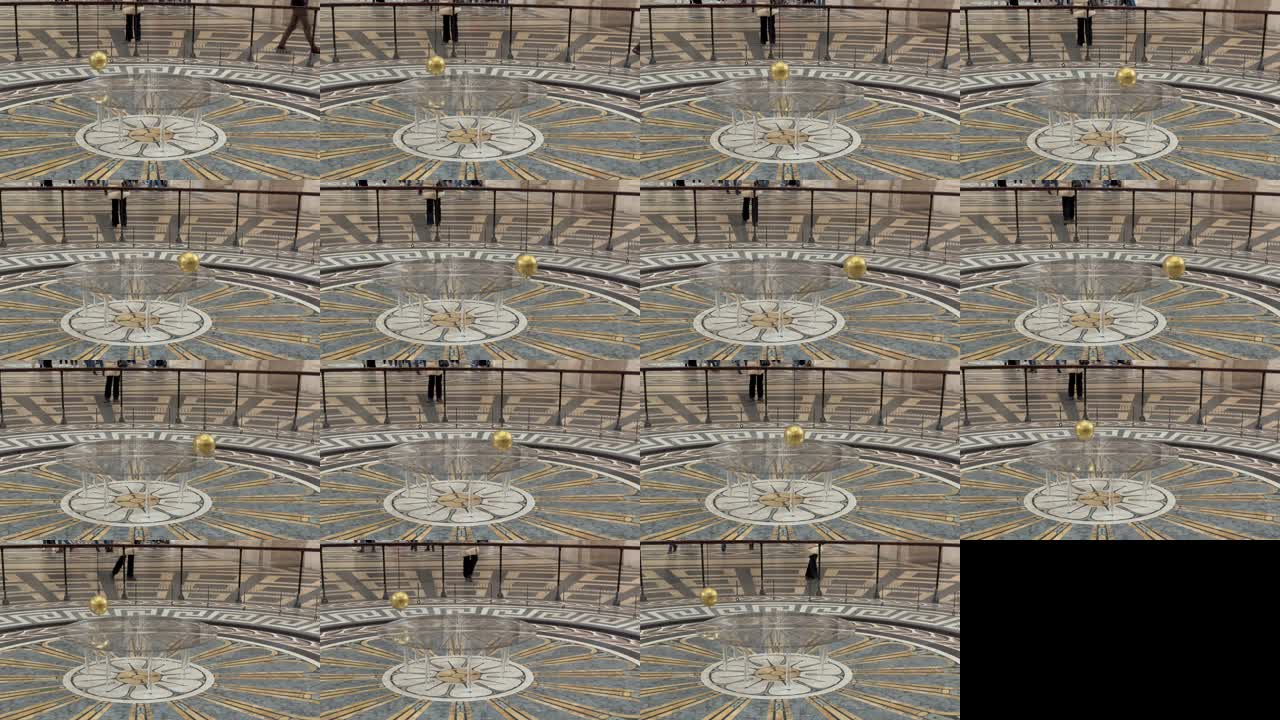
#> input picture evidence/clips/PD02-contact.jpg, 1280 x 720 px, given in place of BN02.webm, which was not available
$ python s02c_v3_analysis.py out.png
#> lines starting #> are read from the running program, lines starting #| are printed output that depends on the picture; after the words box and inside, x2 and y2 are one past the last pixel; in counts of white or black regions, pixels touching at a corner belong together; pictures that were not available may be replaced by others from this repository, and a replacement may not be noted
"""S02c v3 original-frame probe (BN02 green-ball mask, PJ01 motion blobs). Evidence only; not calibration.
Usage: python evidence/clips/s02c_v3_analysis.py OUTPUT_DIR"""
import csv, json, sys
from pathlib import Path
import cv2, numpy as np
OUT=Path(sys.argv[1]); OUT.mkdir(parents=True, exist_ok=True)
ROOT=Path(__file__).resolve().parents[2]
res={}
# BN02: HSV green mask per decoded frame
cap=cv2.VideoCapture(str(ROOT/'test-data/public/BN02.webm')); i=0; rows=[]
while True:
    ok,f=cap.read()
#> f is the input picture: shape (720, 1280, 3); mean B, G, R 106.3, 117.7, 125
    if not ok: break
    s=cv2.resize(f,(480,270)); h=cv2.cvtColor(s,cv2.COLOR_BGR2HSV)
#> after `s = cv2.resize(f, (480, 270))`:
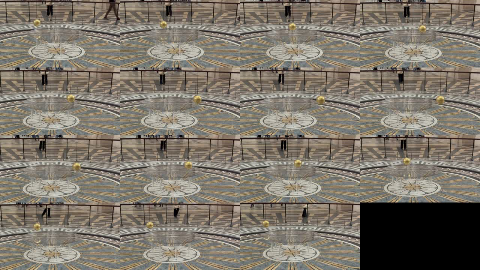
#> s: shape (270, 480, 3); mean B, G, R 106.2, 117.7, 125
#> after `h = cv2.cvtColor(s, cv2.COLOR_BGR2HSV)`: h: shape (270, 480, 3); mean H, S, V 23.9, 39.9, 125.5
    m=cv2.inRange(h,(30,80,60),(55,255,255))
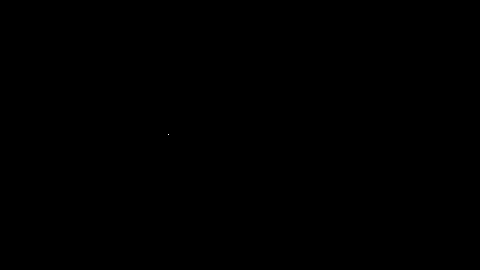
#> m: shape (270, 480); 0% white in thin lines or dots, all inside (x1, y1, x2, y2) = (168, 134, 169, 135)
    ys,xs=np.nonzero(m); a=len(xs)
#> after `ys, xs = np.nonzero(m)`: ys = [134]; xs = [168]
#> after `a = len(xs)`: a = 1
    rows.append([i,cap.get(cv2.CAP_PROP_POS_MSEC)/1000,a,float(xs.mean()) if a else '',int(ys.max()) if a else '',int(ys.min()) if a else ''])
    i+=1
with (OUT/'BN02-mask.csv').open('w',newline='') as fh:
    w=csv.writer(fh); w.writerow(['frame','pts_s','green_px','cx','bottom_y','top_y']); w.writerows(rows)
res['BN02']={'frames':i,'rows_with_mask':sum(1 for r in rows if r[2]>2000)}
# PJ01: frame-difference small-blob detections
cap=cv2.VideoCapture(str(ROOT/'test-data/public/PJ01.webm')); prev=None; i=0; det=[]
while True:
    ok,f=cap.read()
    if not ok: break
    g=cv2.GaussianBlur(cv2.cvtColor(f,cv2.COLOR_BGR2GRAY),(3,3),0)
    if prev is not None:
        d=cv2.threshold(cv2.absdiff(g,prev),25,255,cv2.THRESH_BINARY)[1]
        n,_,st,cen=cv2.connectedComponentsWithStats(d)
        tot=int(d.sum()//255)
        small=[(float(cen[k][0]),float(cen[k][1]),int(st[k][4])) for k in range(1,n) if 3<=st[k][4]<=150]
        det.append([i,cap.get(cv2.CAP_PROP_POS_MSEC)/1000,tot,len(small),json.dumps(small[:5])])
    prev=g; i+=1
with (OUT/'PJ01-diff.csv').open('w',newline='') as fh:
    w=csv.writer(fh); w.writerow(['frame','pts_s','changed_px','small_blobs','first5']); w.writerows(det)
res['PJ01']={'frames':i}
print(json.dumps(res))

$ run again, on evidence/clips/PD03-contact.jpg
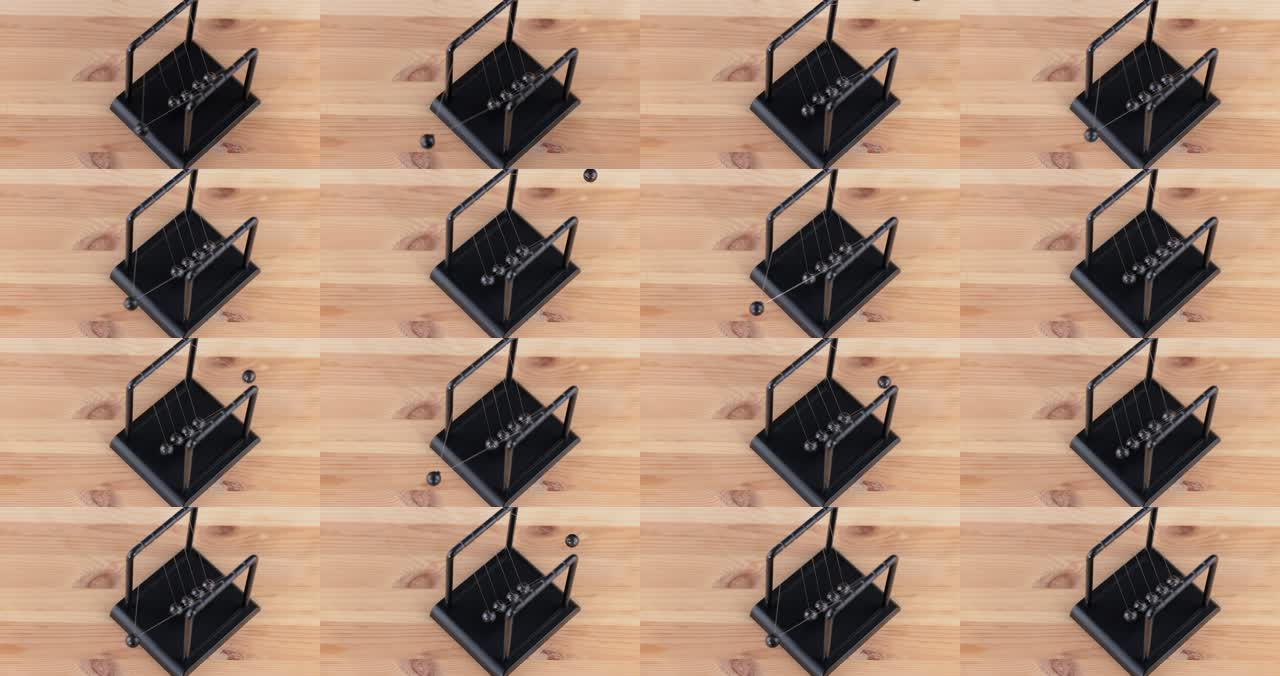
#> input picture evidence/clips/PD03-contact.jpg, 1280 x 676 px, given in place of BN02.webm, which was not available
#> f is the input picture: shape (676, 1280, 3); mean B, G, R 116.9, 138, 169.4
#> `s = cv2.resize(f, (480, 270))`:
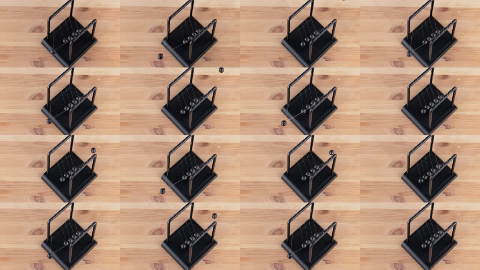
#> s: shape (270, 480, 3); mean B, G, R 116.8, 137.9, 169.3
#> h: shape (270, 480, 3); mean H, S, V 32.6, 77.3, 170.3
#> m: shape (270, 480); every value is 0
#> ys = empty array
#> a = 0

$ run again, on evidence/clips/RM04-contact.jpg
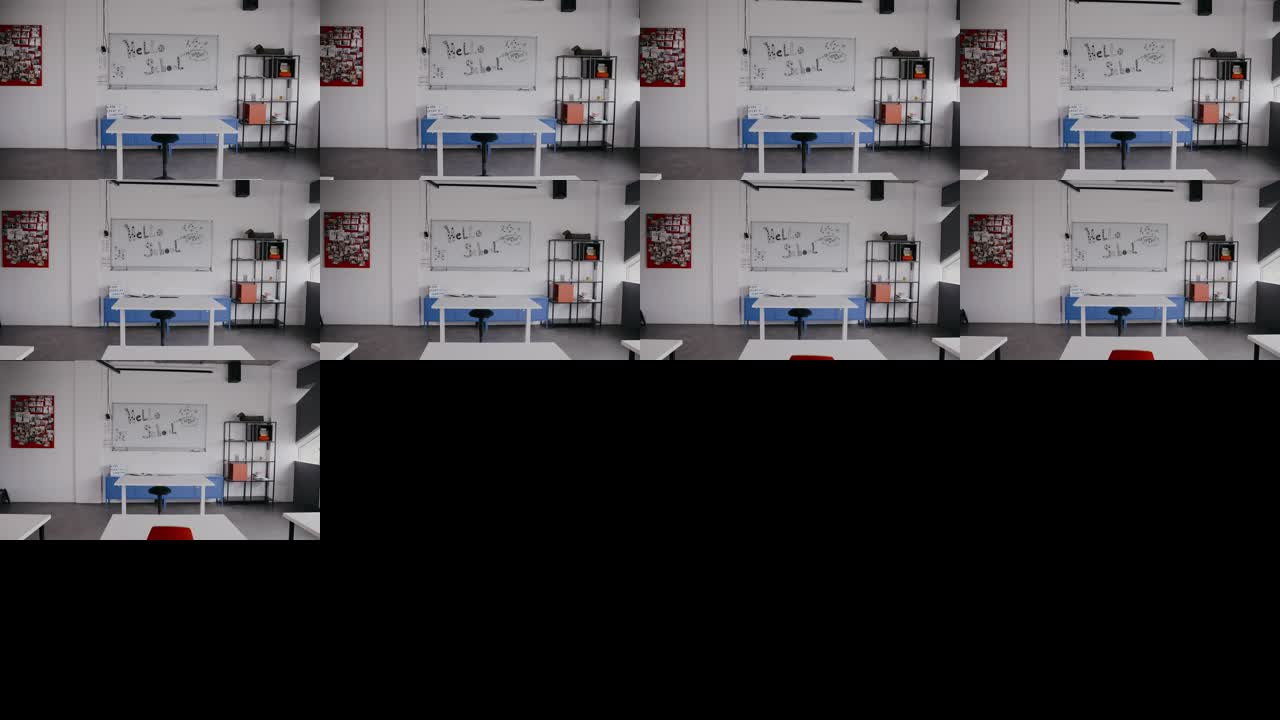
#> input picture evidence/clips/RM04-contact.jpg, 1280 x 720 px, given in place of BN02.webm, which was not available
#> f is the input picture: shape (720, 1280, 3); mean B, G, R 74, 71.6, 73.8
#> `s = cv2.resize(f, (480, 270))`:
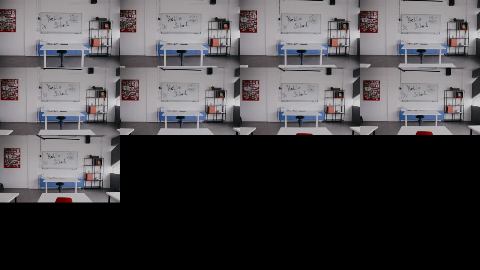
#> s: shape (270, 480, 3); mean B, G, R 73.9, 71.5, 73.7
#> h: shape (270, 480, 3); mean H, S, V 77.4, 13.3, 75.6
#> m: shape (270, 480); every value is 0
#> ys = empty array
#> a = 0
